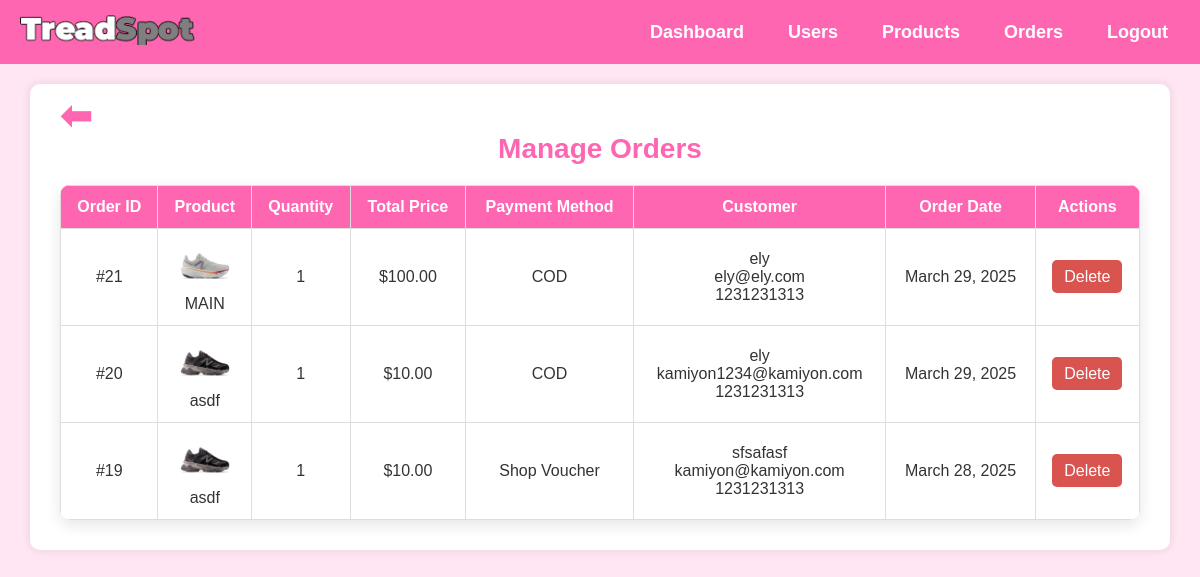
The app's page /admin/manage_orders.php (signed in), older data.
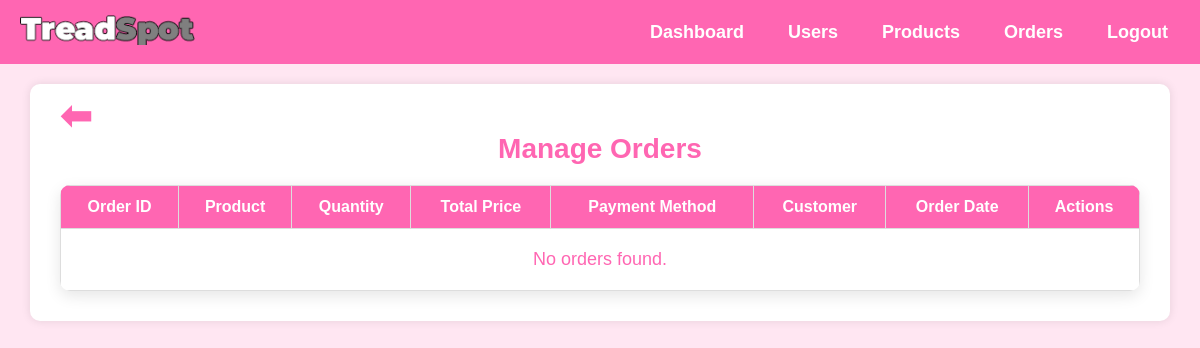
The same page, newer data.
### tables this page shows
CREATE TABLE `orders` (
  `id` int(11) NOT NULL,
  `user_id` int(11) NOT NULL,
  `product_id` int(11) NOT NULL,
  `full_name` varchar(255) NOT NULL,
  `email` varchar(255) NOT NULL,
  `phone` varchar(20) NOT NULL,
  `quantity` int(11) NOT NULL,
  `total_price` decimal(10,2) NOT NULL,
  `payment_method` enum('COD','GCash','Credit Card','Shop Voucher') NOT NULL,
  `shipping_address` text NOT NULL,
  `order_date` timestamp NOT NULL DEFAULT current_timestamp()
);

CREATE TABLE `products` (
  `id` int(11) NOT NULL,
  `name` varchar(255) NOT NULL,
  `description` text NOT NULL,
  `price` decimal(10,2) NOT NULL,
  `image` varchar(255) NOT NULL,
  `created_at` timestamp NOT NULL DEFAULT current_timestamp()
);

### admin/manage_orders.php (the view, shortened to what this page needs)
<?php
include '../config/config.php';
$order_query = "SELECT orders.id, orders.quantity, orders.total_price, orders.payment_method,
                       orders.shipping_address, orders.full_name, orders.email, orders.phone, orders.order_date,
                       products.name AS product_name, products.image
                FROM orders
                JOIN products ON orders.product_id = products.id
                ORDER BY orders.order_date DESC";
$order_result = $conn->query($order_query);
?>
<!DOCTYPE html>
<html lang="en">
<head>
    <link rel="stylesheet" href="styles/manage_orders_style.css">
</head>
<body>
    <?php include 'admin_navbar.php'; ?>
    <div class="admin-container">
        <a href="index.php" class="back-btn">⬅</a>
        <h1>Manage Orders</h1>
        <table>
            <thead>
                <tr>
                    <th>Order ID</th>
                    <th>Product</th>
                    <th>Quantity</th>
                    <th>Total Price</th>
                    <th>Payment Method</th>
                    <th>Customer</th>
                    <th>Order Date</th>
                    <th>Actions</th>
                </tr>
            </thead>
            <tbody>
                <?php
                if ($order_result->num_rows > 0) {
                    while ($order = $order_result->fetch_assoc()) {
                        echo "<tr>
                            <td>#{$order['id']}</td>
                            <td>
                                <img src='../uploads/{$order['image']}' alt='{$order['product_name']}' class='order-img'>
                                <br>{$order['product_name']}
                            </td>
                            <td>{$order['quantity']}</td>
                            <td>$" . number_format($order['total_price'], 2) . "</td>
                            <td>{$order['payment_method']}</td>
                            <td>{$order['full_name']}<br>{$order['email']}<br>{$order['phone']}</td>
                            <td>" . date("F j, Y", strtotime($order['order_date'])) . "</td>
                            <td>
                                <a href='manage_order_delete.php?id={$order['id']}' class='delete-btn' onclick='return confirm(\"Are you sure you want to delete this order?\");'>Delete</a>
                            </td>
                        </tr>";
                    }
                } else {
                    echo "<tr><td colspan='8' class='no-orders'>No orders found.</td></tr>";
                }
                ?>
            </tbody>
        </table>
    </div>
</body>
</html>

Row changes from the older to the newer data that the page shows:
removed orders: id "21", product.image (picture), product.name "MAIN", quantity "1", total_price "100.00", payment_method "COD", full_name "ely", email "ely@ely.com", phone "1231231313", order_date "March 29, 2025"
removed orders: id "20", product.image (picture), product.name "asdf", quantity "1", total_price "10.00", payment_method "COD", full_name "ely", email "kamiyon1234@kamiyon.com", phone "1231231313", order_date "March 29, 2025"
removed orders: id "19", product.image (picture), product.name "asdf", quantity "1", total_price "10.00", payment_method "Shop Voucher", full_name "sfsafasf", email "kamiyon@kamiyon.com", phone "1231231313", order_date "March 28, 2025"
Text that changed along with them:
text now shown: "No orders found."
